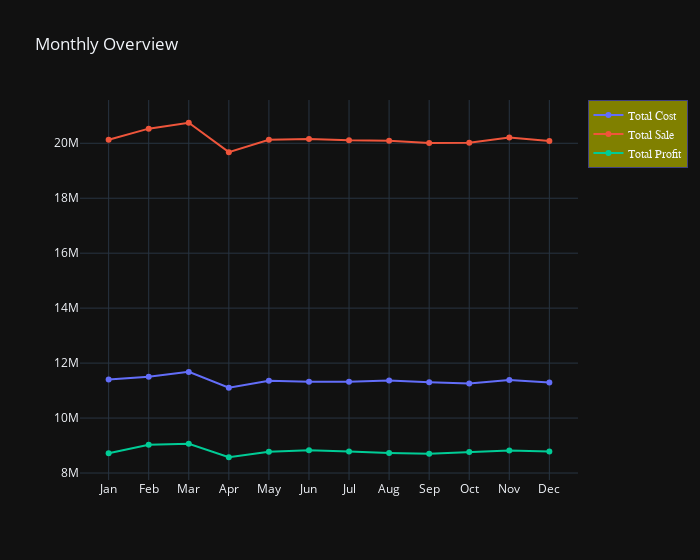

Notebook source saved alongside this figure:
### Code cell
fig = go.Figure()
fig.add_trace(
    go.Scatter(x=mnth_sum.shortmnthname, y=mnth_sum.total_cost, 
               name='Total Cost')
),
fig.add_trace(
    go.Scatter(x=mnth_sum.shortmnthname, y=mnth_sum.total_sale, 
               name='Total Sale')
),
fig.add_trace(
    go.Scatter(x=mnth_sum.shortmnthname, y=mnth_sum.total_profit,
               name='Total Profit')
)
fig.update_layout(title='Monthly Overview', width=700,
                  xaxis=dict(ticktext=mnth_order,
                             tickvals=[1,2,3,4,5,6,7,8,9,10,11,12]),
                  legend = dict(
                        orientation='v',
                        title='',
                        font = dict(
                        family="Courier",
                        size=12,
                        ),
                        bgcolor='olive',
                        bordercolor='blue',
                        borderwidth=.5
                    )
                  )

### Figure 1 — Plotly figure (JSON) as saved in the notebook; plotly's stock layout.template omitted (floating-point values rounded to 4 significant figures)
{"data": [{"name": "Total Cost", "type": "scatter", "x": [1, 2, 3, 4, 5, 6, 7, 8, 9, 10, 11, 12], "y": [11406060, 11503400, 11680670, 11103620, 11356250, 11324060, 11320340, 11363860, 11307040, 11254550, 11386870, 11298510]}, {"name": "Total Sale", "type": "scatter", "x": [1, 2, 3, 4, 5, 6, 7, 8, 9, 10, 11, 12], "y": [20129050, 20531850, 20746800, 19677450, 20128500, 20152500, 20107350, 20094800, 20009700, 20021650, 20207200, 20085800]}, {"name": "Total Profit", "type": "scatter", "x": [1, 2, 3, 4, 5, 6, 7, 8, 9, 10, 11, 12], "y": [8722990, 9028450, 9066130, 8573830, 8772250, 8828440, 8787010, 8730940, 8702660, 8767100, 8820330, 8787290]}], "layout": {"legend": {"bgcolor": "olive", "bordercolor": "blue", "borderwidth": 0.5, "font": {"family": "Courier", "size": 12}, "orientation": "v", "title": {"text": ""}}, "title": {"text": "Monthly Overview"}, "width": 700, "xaxis": {"ticktext": ["Jan", "Feb", "Mar", "Apr", "May", "Jun", "Jul", "Aug", "Sep", "Oct", "Nov", "Dec"], "tickvals": [1, 2, 3, 4, 5, 6, 7, 8, 9, 10, 11, 12]}}}
